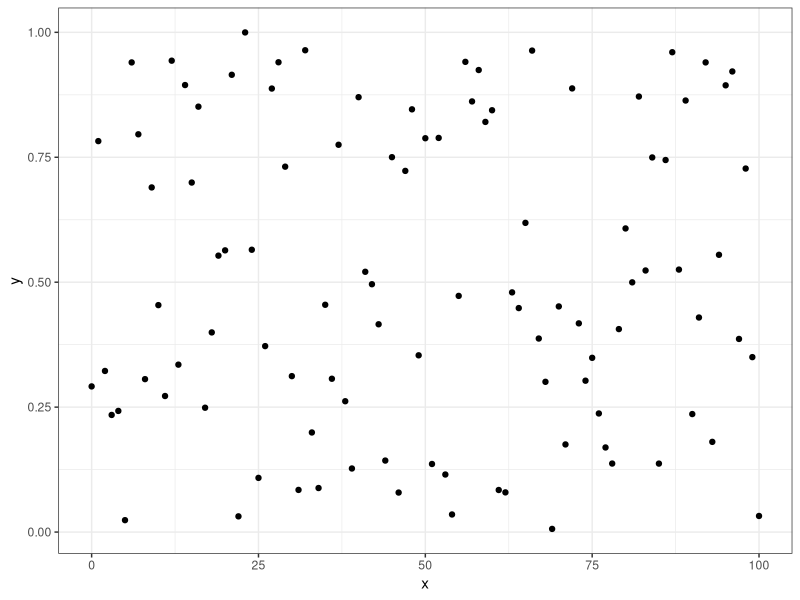
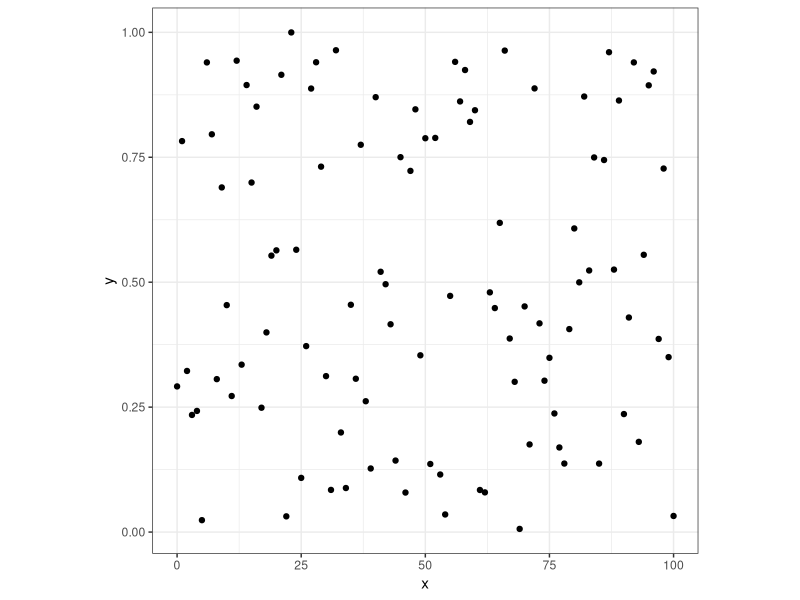
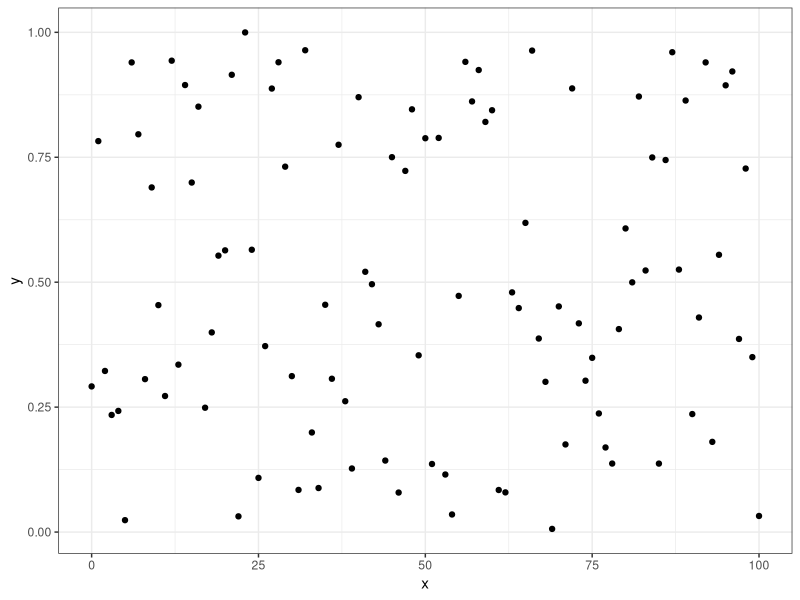
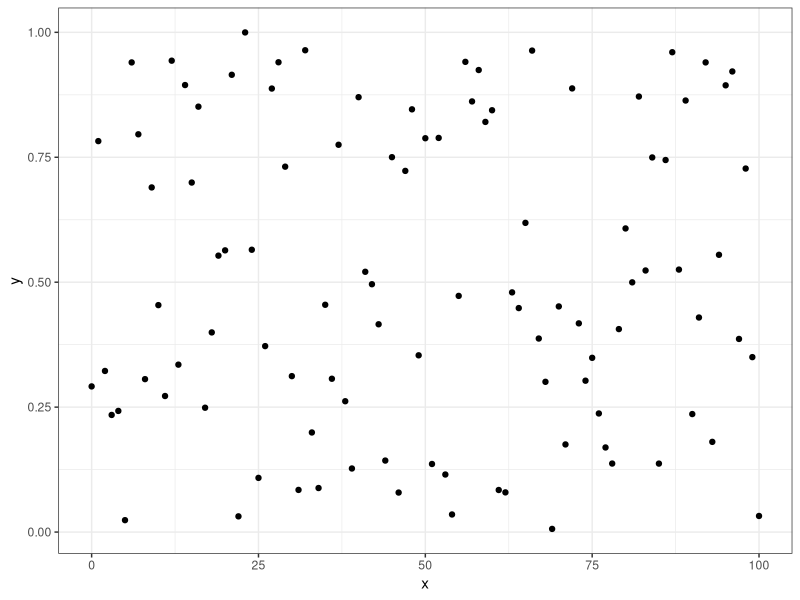
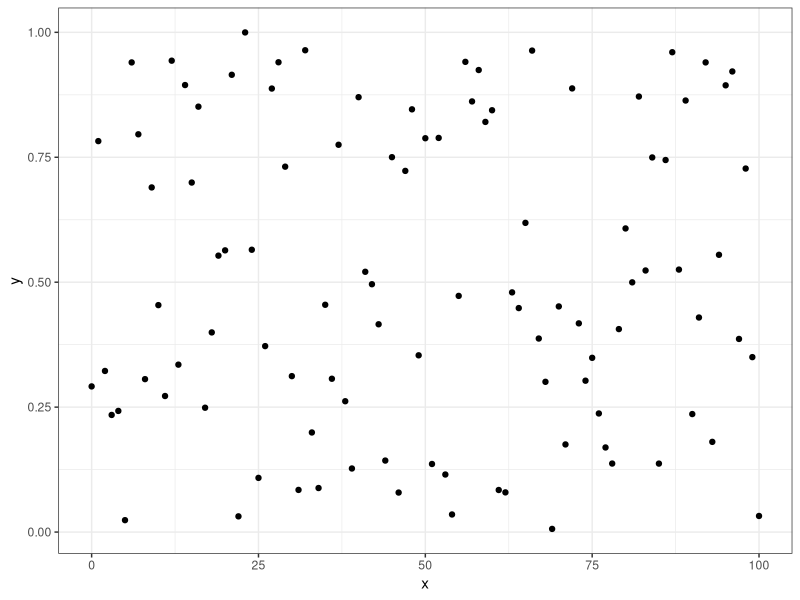

R code for these plots, in order:
## ---- chunk 1
#| label: setup
#| include: false
knitr::opts_chunk$set(dpi = 300,
                      echo = FALSE,
                      warning = FALSE,
                      cache = FALSE,
                      fig.width = 5,
                      fig.height = 3,
                      out.width = '100%')

library('tidyverse') 
theme_set(theme_bw())
dat <- tibble(x = 0:100,
              y = runif(101))
gg <- dat %>% ggplot(aes(x, y)) + geom_point()
## ---- chunk 2
#| fig-align: center
gg
## ---- chunk 3
#| fig-align: center
gg + theme(aspect.ratio = 1)
## ---- chunk 4
#| fig-align: center
#| fig-width: 2.5
#| fig-height: 2.5

 # increase fig-width to get a wider figure
gg
## ---- chunk 5
#| fig-align: center
#| fig-width: 3
gg
## ---- chunk 6
#| fig-align: center
#| fig-width: 3
gg
